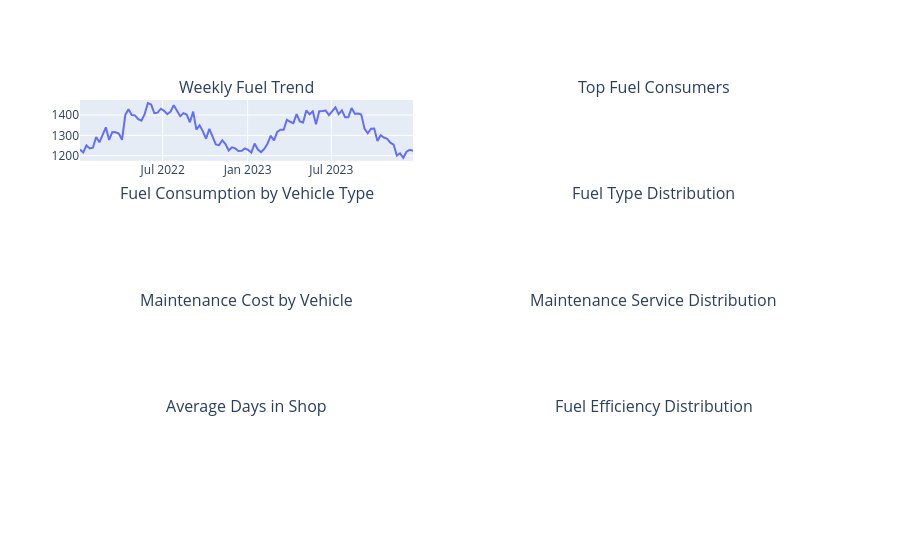

The notebook cell this image was saved under:
### Code cell
fig.add_trace(

    go.Scatter(

        x=weekly_fuel["week_start"],

        y=weekly_fuel["gallons"],

        mode="lines",

        name="Fuel"

    ),

    row=1,
    col=1

)
